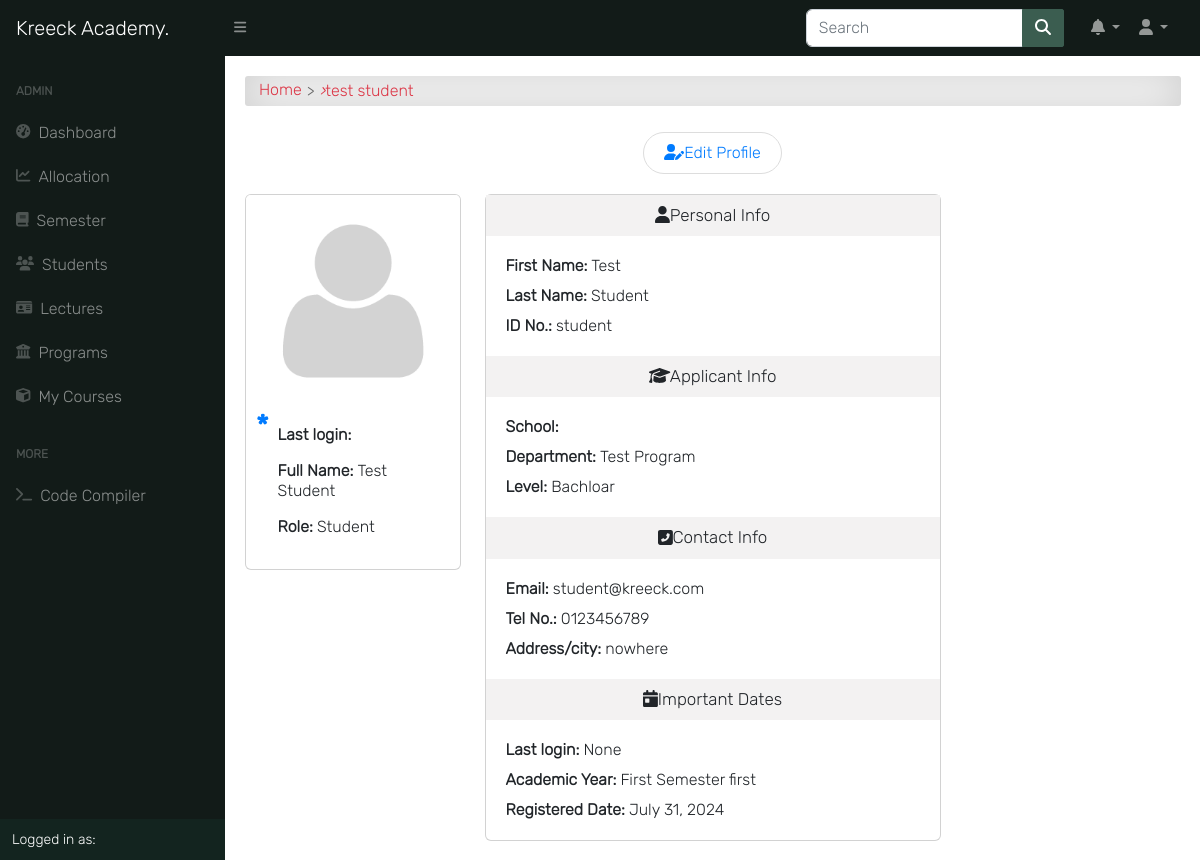
The page /auth/profile/3/detail/ (signed in) on the database its author committed.
### accounts/models.py (models this page shows, shortened)
class User(AbstractUser):
    is_student = models.BooleanField(default=False)
    is_lecturer = models.BooleanField(default=False)
    is_parent = models.BooleanField(default=False)
    is_dep_head = models.BooleanField(default=False)
    phone = models.CharField(max_length=60, blank=True, null=True)
    address = models.CharField(max_length=60, blank=True, null=True)
    picture = models.ImageField(upload_to='profile_pictures/%y/%m/%d/', default='default.png', null=True)
    email = models.EmailField(blank=True, null=True)
    username_validator = ASCIIUsernameValidator()
    objects = UserManager()
    @property
    def get_full_name(self):
        full_name = self.username
        if self.first_name and self.last_name:
            full_name = self.first_name + " " + self.last_name
        return full_name
    @property
    def get_user_role(self):
        if self.is_superuser:
            return "Admin"
        elif self.is_student:
            return "Student"
        elif self.is_lecturer:
            return "Lecturer"
        elif self.is_parent:
            return "Parent"

class Student(models.Model):
    student = models.OneToOneField(User, on_delete=models.CASCADE)
    level = models.CharField(max_length=25, choices=LEVEL, null=True)
    department = models.ForeignKey(Program, on_delete=models.CASCADE, null=True)
    objects = StudentManager()

### course/models.py (models this page shows, shortened)
class Program(models.Model):
    title = models.CharField(max_length=150, unique=True)
    summary = models.TextField(null=True, blank=True)
    objects = ProgramManager()
    def __str__(self):
        return self.title

### app/models.py (models this page shows)
class Semester(models.Model):
    semester = models.CharField(max_length=10, choices=SEMESTER, blank=True)
    is_current_semester = models.BooleanField(default=False, blank=True, null=True)
    session = models.ForeignKey(Session, on_delete=models.CASCADE, blank=True, null=True)
    next_semester_begins = models.DateField(null=True, blank=True)
    def __str__(self):
        return self.semester

class Session(models.Model):
    session = models.CharField(max_length=200, unique=True)
    is_current_session = models.BooleanField(default=False, blank=True, null=True)
    next_session_begins = models.DateField(blank=True, null=True)
    def __str__(self):
        return self.session

### accounts/views.py (the view, shortened to what this page needs)
# urls.py: path('profile/<int:id>/detail/', profile_single, name='profile_single'),
@login_required
@admin_required
def profile_single(request, id):
    if request.user.id == id:
        return redirect("/profile/")
    current_session = get_object_or_404(Session, is_current_session=True)
    current_semester = get_object_or_404(Semester, is_current_semester=True, session=current_session)
    user = User.objects.get(pk=id)
    if user.is_lecturer:
        courses = Course.objects.filter(allocated_course__lecturer__pk=id).filter(semester=current_semester)
        context = {
            'title': user.get_full_name,
            "user": user,
            "user_type": "Lecturer",
            "courses": courses,
            'current_session': current_session,
            'current_semester': current_semester,
        }
        return render(request, 'accounts/profile_single.html', context)
    elif user.is_student:
        student = Student.objects.get(student__pk=id)
        courses = TakenCourse.objects.filter(student__student__id=id, course__level=student.level)
        context = {
            'title': user.get_full_name,
            'user': user,
            "user_type": "student",
            'courses': courses,
            'student': student,
            'current_session': current_session,
            'current_semester': current_semester,
        }
        return render(request, 'accounts/profile_single.html', context)

### templates/accounts/profile_single.html (shortened to what this page needs)
{% extends 'base.html' %}
{% load static %}
{% load i18n %}
{% block content %}
<div id="input-nav"><a href="{% url 'home' %}" class="primary1">Home</a> <i>&rsaquo;</i> {{ user.get_full_name }}</div>
{% if request.user.is_superuser %}
<div class="btn-flex">
    {% if user.is_student %}
    <a class="edit-btn" href="{% url 'student_edit' pk=user.id %}">
        <i class="fas fa-user-edit"></i><span class="mobile-hide">Edit Profile</span>
    </a>
    {% endif %}
</div>
{% endif %}
<div class="row justify-content-between">
    <div class="col-md-3 mx-auto">
        <div class="card">
            {% if request.user.is_authenticated %}
                {% if not request.user.is_lecturer %}
                    <img src="{{ user.picture.url }}" class="dashboard-img" onload="cacheProfilePicture(this);">
                {% else %}
                    <img src="{{ user.picture.url }}" class="dashboard-img">
                {% endif %}
            {% endif %}
            <div class="program-description">
                <p><strong>Last login: </strong>{{ user.last_login|date }}</p>
                <p><strong>Full Name: </strong>{{ user.get_full_name|title }}</p>
                <p><strong>Role: </strong>
                    {{ user.get_user_role }}
                </p>
            </div>
        </div>
    </div>
    <div class="col-md-6">
        <div class="card">
            <p class="title-info"><i class="fas fa-user"></i>Personal Info</p>
            <div class="dashboard-description">
                <p><strong>First Name:</strong> {{ user.first_name|title }}</p>
                <p><strong>Last Name:</strong> {{ user.last_name|title }}</p>
                <p><strong>ID No.:</strong> {{ user.username }}</p>
            </div>
            {% if user.is_student %}
            <p class="title-info"><i class="fas fa-graduation-cap"></i>Applicant Info</p>
            <div class="dashboard-description">
                <p><strong>School: </strong>{{ student.get_student_school }}</p>
                <p><strong>Department: </strong>{{ student.department }}</p>
                <p><strong>Level: </strong>{{ student.level }}</p>
            </div>
            {% endif %}
            <p class="title-info"><i class="fas fa-phone-square-alt"></i>Contact Info</p>
            <div class="dashboard-description">
                <p><strong>Email:</strong> {{ user.email }}</p>
                <p><strong>Tel No.:</strong> {{ user.phone }}</p>
                <p><strong>Address/city:</strong> {{ user.address }}</p>
            </div>
            <p class="title-info"><i class="fa fa-calendar-day"></i>Important Dates</p>
            <div class="dashboard-description">
                <p><strong>Last login:</strong> {{ user.last_login }}</p>
                <p><strong>Academic Year:</strong> {{ current_semester }} Semester {{ current_session }}</p>
                <p><strong>Registered Date:</strong> {{ user.date_joined|date }}</p>
            </div>
        </div>
    </div>
    <div class="col-md-3 mx-auto"></div>
</div>
{% endblock content %}

### static/css/all.css (style rules this page uses)
.fa-calendar-day:before { content: "\f783"; }
.fa-graduation-cap:before { content: "\f19d"; }
.fa-user:before { content: "\f007"; }

### static/css/style.css (style rules this page uses)
*, body { font-family: "Inter", sans-serif; }
body { background-color: #ffffff; }
.btn-flex { display: -webkit-box; display: -ms-flexbox; display: flex; -webkit-box-pack: center; -ms-flex-pack: center; justify-content: center; -ms-flex-wrap: wrap; flex-wrap: wrap; margin: 10px auto; }
#input-nav { display: -webkit-box; display: -ms-flexbox; display: flex; -ms-flex-wrap: wrap; flex-wrap: wrap; -webkit-box-align: center; -ms-flex-align: center; align-items: center; padding: 0.3rem 0.9rem; margin-bottom: 1rem; color: #dc3545; border-radius: 3px; background-color: #fff !important; -webkit-box-shadow: inset 0 0 2.5rem rgba(0, 0, 0, 0.2); box-shadow: inset 0 0 2.5rem rgba(0, 0, 0, 0.2); }
#input-nav a { color: #dc3545; }
#input-nav a::after { content: ">"; color: #666; margin: 0 5px; vertical-align: middle; }
a { color: #666; text-decoration: none; }
.dashboard-img { width: 100%; border-top-left-radius: 0.3em; border-top-right-radius: 0.3em; }
.dashboard-description { padding: 10px; }
.dashboard-description p { margin: 10px; }
.program-description { position: relative; padding: 1rem 2rem; }
.program-description::before { content: "*"; position: absolute; top: 0; left: 10px; color: #007bff; font-weight: bold; font-size: 30px; margin-right: 1rem; }
.title-info { font-weight: 400; font-size: 17px; padding: 10px; background: #f3f2f2; text-align: center; margin: 0px; }
.edit-btn { font-family: inherit; text-align: center; width: auto; padding: 10px 20px; margin: 10px auto; cursor: pointer; color: #007bff; border: 1px solid #ddd; border-radius: 2rem; }

### rows shown on the page
User: get_full_name "test student", picture (placeholder picture), get_full_name "Test Student", get_user_role "Student", first_name "Test", last_name "Student", username "student", email "student@kreeck.com", phone "0123456789", address "nowhere", last_login "None", date_joined "July 31, 2024"
Student: department "Test Program", level "Bachloar"
Semester: semester "First"
Session: session "first"
